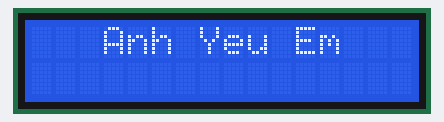
The sketch below on a simulated Arduino Uno, built with avr-gcc and run on an emulated ATmega328P. Parts: 16×2 character LCD.

Above: at 0.1 s.

The sketch:

lcd_I2C-2.ino
```cpp
// Code : Đỗ Hữu Toan
#include <Wire.h>
#include <LiquidCrystal_I2C.h>

LiquidCrystal_I2C lcd(0x27,16,2);
//0x27 là địa chỉ màn hình trong bus I2C. Phần này chúng ta không cần phải quá bận tâm vì hầu hết màn hình (20x4,...) đều như thế này!
//16 là số cột của màn hình (nếu dùng loại màn hình 20x4) thì thay bằng 20
//2 là số dòng của màn hình (nếu dùng loại màn hình 20x4) thì thay bằng 4
byte traitim[8]={
  B01010,
  B11111,
  B11111,
  B01110,
  B00100,
  B00000,
  B00000,
  B00000
}; // Cái này là tạo hình trái tim...đoạn này tham khảo của Thạc Sĩ Huỳnh Minh Phú đó các bạn
void setup(){
lcd.init();       //Khởi động màn hình. Bắt đầu cho phép Arduino sử dụng màn hình
lcd.backlight();   //Bật đèn nền
}
void loop()
{
  lcd.setCursor(3,0);
  lcd.print("Anh Yeu Em");//Viết dòng chữ Anh Yêu Em...Các bạn có thể thay bằng dòng khác như Minh Thich Cau..
  int i;
  for (i=0;i<=10;i++){
    lcd.setCursor(i,1);
    lcd.createChar(1,traitim);
    delay(200);
  }
  delay(2000);
  lcd.clear();//Xóa màn hình
  delay(300);
}
```
